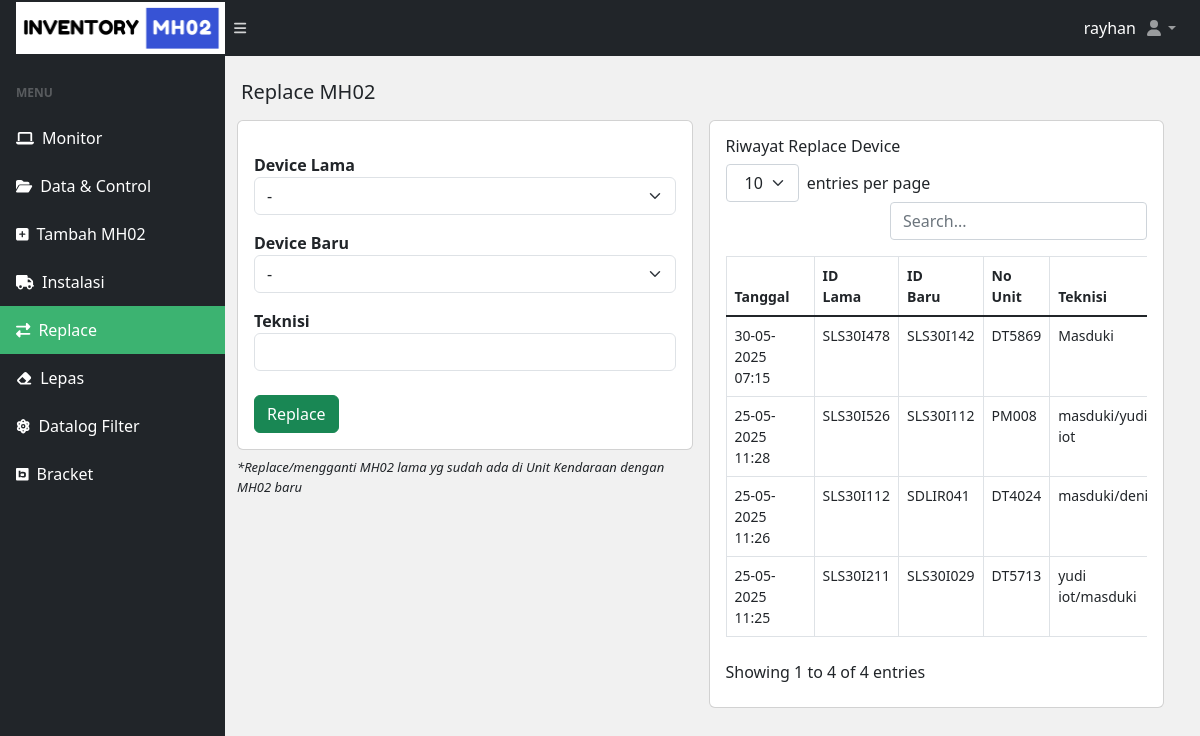
The app's page /replace-unit.php (signed in), older data.
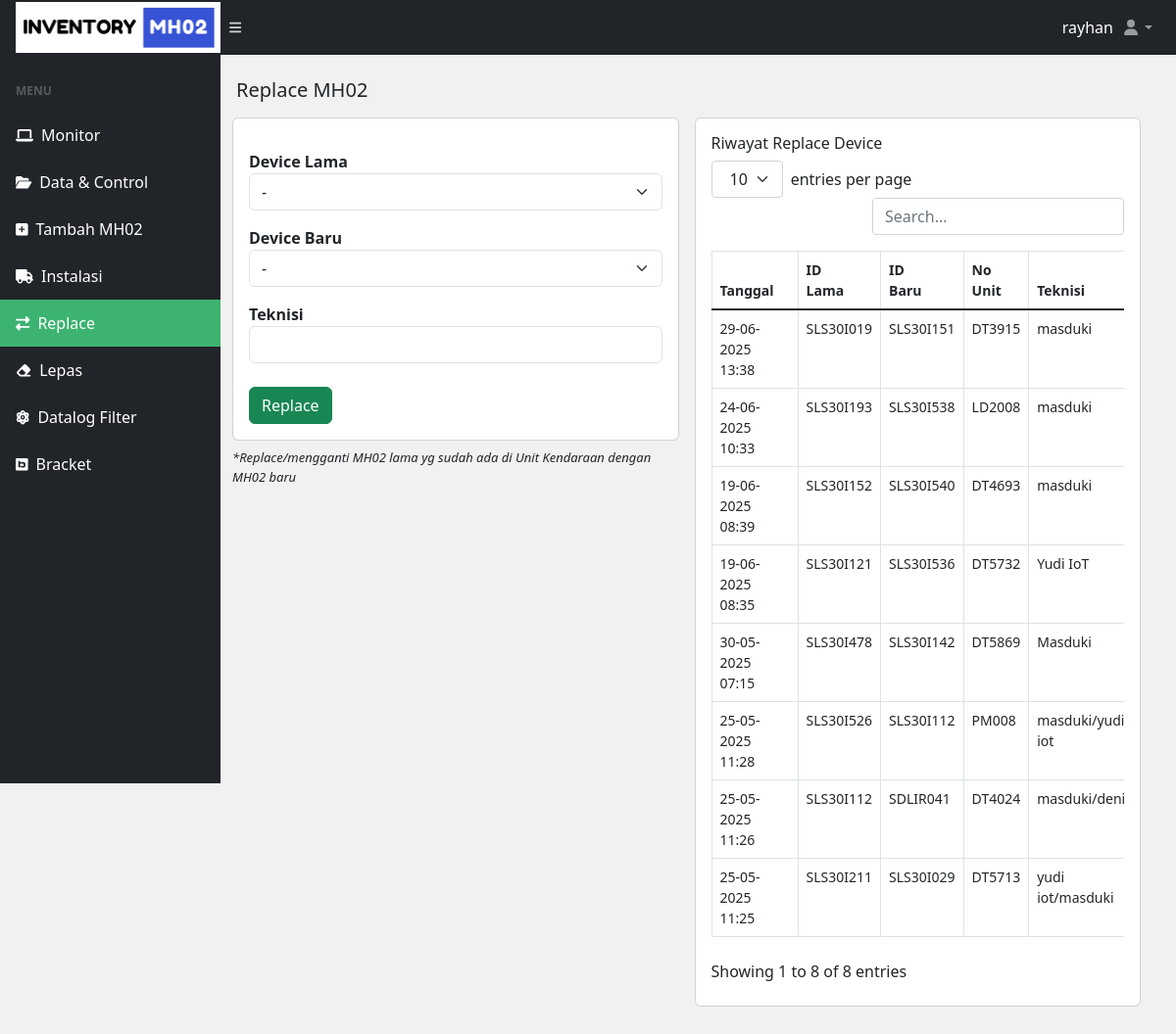
The same page, newer data.
### tables this page shows
CREATE TABLE `replace_device` (
  `id` int(11) NOT NULL,
  `tanggal` varchar(55) NOT NULL,
  `deviceid_lama` varchar(55) NOT NULL,
  `deviceid_baru` varchar(55) NOT NULL,
  `teknisi` varchar(55) NOT NULL,
  `unit` varchar(25) NOT NULL
);

### replace-unit.php (the view, shortened to what this page needs)
<?php
include("database/db.php");
?>
<!DOCTYPE html>
<html lang="en">
<head>
  <?php include('./include/meta.php') ?>
</head>
<body class="sb-nav-fixed">
  <?php include('./include/nav.php') ?>
  <div id="layoutSidenav">
    <?php include('./include/sidenav.php') ?>
    <div id="layoutSidenav_content">
    <main>
        <div class="container-fluid px-3">
            <h5 class="mt-4">Replace MH02</h4>
            <div class="col-md-12 row">
              <div class="col-md-6 p-2">
                <div class="card">
                    <div class="card-body">
                        <form class="row g-3" method="POST" enctype="multipart/form-data">
                        <div class="">
                        <label for="" class="form-label-md mt-3"><b>Device Lama</b></label>
                        <select name="devicelama" class="form-select" id="" require>
                            <option>-</option>
                        </select>
                        <label for="" class="form-label-md mt-3"><b>Device Baru</b></label>
                        <select name="devicebaru" class="form-select" id="" require>
                            <option>-</option>
                        </select>
                        <label for="" class="form-label-md mt-3"><b>Teknisi</b></label>
                        <input type="text" class="form-control" placeholder="" name="teknisi">
                        <input type="submit" class="btn btn-success mt-4" name="submit" value="Replace" />
                        </div>
                        </form>
                    </div>
                </div>
                <p class="mt-2" style="font-size: small;"><i>*Replace/mengganti MH02 lama yg sudah ada di Unit Kendaraan dengan MH02 baru</i></p>
              </div>
              <?php
                  $get_riwayat = mysqli_query($conn, "SELECT * FROM replace_device ORDER BY id DESC");
                  ?>
              <div class="col-md-6 p-2">
                <div class="card card-body">
                  <h6>Riwayat Replace Device</h6>
                  <table id="datatablesSimple">
                    <thead>
                    <tr>
                      <th>Tanggal</th>
                      <th>ID Lama</th>
                      <th>ID Baru</th>
                      <th>No Unit</th>
                      <th>Teknisi</th>
                    </tr>
                    </thead>
                    <tbody>
                    <?php
                    while ($riw = mysqli_fetch_array($get_riwayat)) {
                    ?>
                    <tr>
                      <td><?= $riw['tanggal'] ?></td>
                      <td><?= $riw['deviceid_lama'] ?></td>
                      <td><?= $riw['deviceid_baru'] ?></td>
                      <td><?= $riw['unit'] ?></td>
                      <td><?= $riw['teknisi'] ?></td>
                    </tr>
                    <?php }?>
                    </tbody>
                  </table>
                </div>
              </div>
            </div>
        </div>
    </main>
    </div>
  </div>
</body>
</html>

### include/meta.php (shortened to what this page needs)
<link href="./css/styles.css" rel="stylesheet" />
<link rel="stylesheet" href="./bootstrap/css/bootstrap.min.css">

### include/nav.php (shortened to what this page needs)
<nav class="sb-topnav navbar navbar-expand navbar-dark bg-dark">
      <a class="navbar-brand ps-3" href="index.php"><img src="./image/logo-dalam.png" alt="" width="100%"></a>
      <button class="btn btn-link btn-sm order-1 order-lg-0 me-4 me-lg-0" id="sidebarToggle" href="#!">
         <i class="fas fa-bars"></i>
      </button>
      <div class="navbar-nav ps-3 d-md-inline-block form-inline ms-auto" style="color: white; text-decoration: none">
         <p><?php echo "<p>" . $_SESSION['admin']['username'] . "</p>" ?></p>
      </div>
      <ul class="navbar-nav me-0 me-md-3 my-2 my-md-0">
         <li class="nav-item dropdown">
            <a class="nav-link dropdown-toggle" id="navbarDropdown" href="#" role="button" data-bs-toggle="dropdown" aria-expanded="false"><i class="fas fa-user fa-fw"></i></a>
         </li>
      </ul>
   </nav>

### include/sidenav.php
<div id="layoutSidenav_nav">
         <nav class="sb-sidenav accordion sb-sidenav-dark" id="sidenavAccordion">
            <div class="sb-sidenav-menu">
               <div class="nav">
                  <div class="sb-sidenav-menu-heading">Menu</div>
                  <a class="nav-link monitor" href="index.php">
                     <div class="sb-nav-link-icon">
                        <i class="fas fa-laptop"></i>
                     </div>
                     Monitor
                  </a>
                  <a class="nav-link data" href="home.php">
                     <div class="sb-nav-link-icon">
                        <i class="fas fa-folder-open"></i>
                     </div>
                     Data & Control
                  </a>
                  <a class="nav-link tambah" href="tambah-unit.php">
                     <div class="sb-nav-link-icon">
                        <i class="fas fa-plus-square"></i>
                     </div>
                     Tambah MH02
                  </a>
                  <a class="nav-link instalasi" href="pasang-baru.php">
                     <div class="sb-nav-link-icon">
                        <i class="fas fa-truck"></i>
                     </div>
                     Instalasi
                  </a>
                  <a class="nav-link replace" href="replace-unit.php">
                     <div class="sb-nav-link-icon">
                        <i class="fas fa-exchange-alt"></i>
                     </div>
                     Replace
                  </a>
                  <a class="nav-link lepas" href="lepas-unit.php">
                     <div class="sb-nav-link-icon">
                        <i class="fas fa-eraser"></i>
                     </div>
                     Lepas
                  </a>
                  <a class="nav-link datalog" href="datalog.php">
                     <div class="sb-nav-link-icon">
                        <i class="fas fa-atom"></i>
                     </div>
                     Datalog Filter
                  </a>
                  <a class="nav-link bracket" href="bracket.php">
                     <div class="sb-nav-link-icon">
                        <i class="fab fa-bimobject"></i>
                     </div>
                     Bracket
                  </a>
               </div>
            </div>
         </nav>
      </div>

### replace-unit.php (style rules this page uses)
body { background-color: #f1f1f1; }
.replace { background-color:mediumseagreen; }

Row changes from the older to the newer data that the page shows:
added replace_device: tanggal "29-06-2025 13:38", deviceid_lama "SLS30I019", deviceid_baru "SLS30I151", unit "DT3915", teknisi "masduki"
added replace_device: tanggal "24-06-2025 10:33", deviceid_lama "SLS30I193", deviceid_baru "SLS30I538", unit "LD2008", teknisi "masduki"
added replace_device: tanggal "19-06-2025 08:39", deviceid_lama "SLS30I152", deviceid_baru "SLS30I540", unit "DT4693", teknisi "masduki"
added replace_device: tanggal "19-06-2025 08:35", deviceid_lama "SLS30I121", deviceid_baru "SLS30I536", unit "DT5732", teknisi "Yudi IoT"
Text that changed along with them:
text written by a page script: "entries per page Showing 1 to 4 of 4 entries" → "entries per page Showing 1 to 8 of 8 entries"
